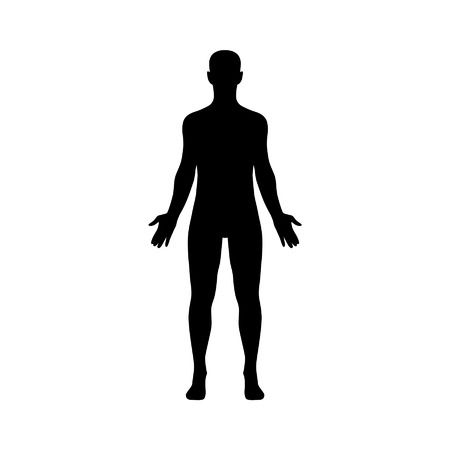
#> input picture images/shadow.jpg, 450 x 450 px
$ python polygon_division.py   (older library calls are emulated)
#> lines starting #> are read from the running program, lines starting #| are printed output that depends on the picture; after the words box and inside, x2 and y2 are one past the last pixel; in counts of white or black regions, pixels touching at a corner belong together
#> further down, src is the input picture: shape (450, 450, 3); min 0, max 255, mean 228.8
### lib/binarization.py
import cv2


# [4 lines left out: function to_binary_image, not called in this run]


def to_binary_inv_image(src, thresh=240):
#> called with thresh = 240
    gray = cv2.cvtColor(src, cv2.COLOR_BGR2GRAY)
    _, binary_inv = cv2.threshold(gray, thresh, 255, cv2.THRESH_BINARY_INV)
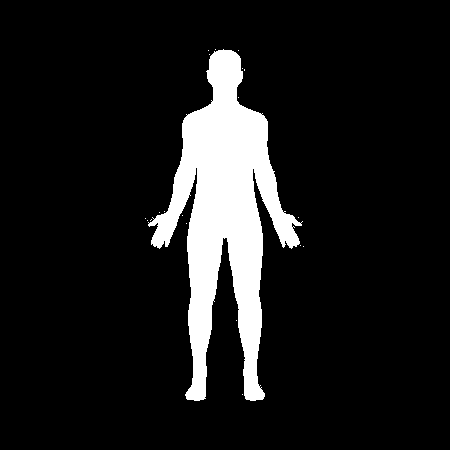
#> binary_inv: shape (450, 450); 10.7% white; 20 white regions (19 under 20 px)
    return binary_inv

### lib/contour.py
import cv2

from lib.binarization import to_binary_inv_image
import matplotlib.pyplot as plt


def find_human_contour(src, binary_thresh=240, maximum_inner_blob_area=1000):
    binary_inv = to_binary_inv_image(src, binary_thresh)
    binary_inv[-1, :] = 0
    # [4 lines of commented-out code are left out]
    _, contours, hierarchy = cv2.findContours(binary_inv, cv2.RETR_CCOMP, cv2.CHAIN_APPROX_SIMPLE)
#> contours = 20 contours, 19 with area under 20; largest, box (x1, y1, x2, y2) and area: (148, 49, 303, 401) 20882

    # print(hierarchy)

    hierarchy = hierarchy[0]

    max_index = -1
    max_area = 0
    human_contour = None

    for i, contour in enumerate(contours):
        # skip inner blobs
        if hierarchy[i][3] > -1:
            continue

        area = cv2.contourArea(contour)
        if max_area < area:
            max_index = i
            max_area = area
            human_contour = contour
#> this loop made 20 passes
#> (area, max_index, max_area) on pass 19: (20882, 18, 20882)
#> after the loop, human_contour = contour of 647 points, box (x1, y1, x2, y2) (148, 49, 303, 401), area 20882; max_area = 20882; max_index = 18

    # print(max_index)

    # skip blobs which include inner blobs
    if max_index == -1:
        return None

    # skip contours which include big inner blobs
    child_index = hierarchy[max_index][2]
#> child_index = -1
    while child_index > -1:
        if cv2.contourArea(contours[child_index]) > maximum_inner_blob_area:
            print("Too big inner blobs.")
            return None

        child_index = hierarchy[child_index][0]
#> this loop made 0 passes

    return human_contour


def draw_contour(img, contour):
    cv2.drawContours(img, [contour], 0, (0, 0, 255), 1)

### lib/triangulation.py
import cv2

from lib.draw import draw_triangle


class SimpleTriangulation:
    def __init__(self, img, human_contour):
        self.human_contour = human_contour
#> self.human_contour has the same summary as human_contour in find_human_contour

        subdivision = cv2.Subdiv2D((0, 0, img.shape[1], img.shape[0]))
        for j in range(len(human_contour)):
            subdivision.insert(tuple(human_contour[j][0]))
#> this loop made 1 pass

        self.triangle_list = subdivision.getTriangleList()

    # [13 lines left out: function draw_triangles, not called in this run]

### polygon_division.py
import sys

import cv2

from lib.contour import find_human_contour
from lib.triangulation import SimpleTriangulation

if __name__ == "__main__":
    src = cv2.imread("./images/shadow.jpg")
    dst = src.copy()
    human_contour = find_human_contour(src)
    if human_contour is None:
        print("Not a human contour has detected in the image.")
        sys.exit(0)

#> (the run stopped early here; a loop or call above may not have finished)

$ run again, with images/2018-11-05-22-49-19_1000.jpg copied over images/shadow.jpg
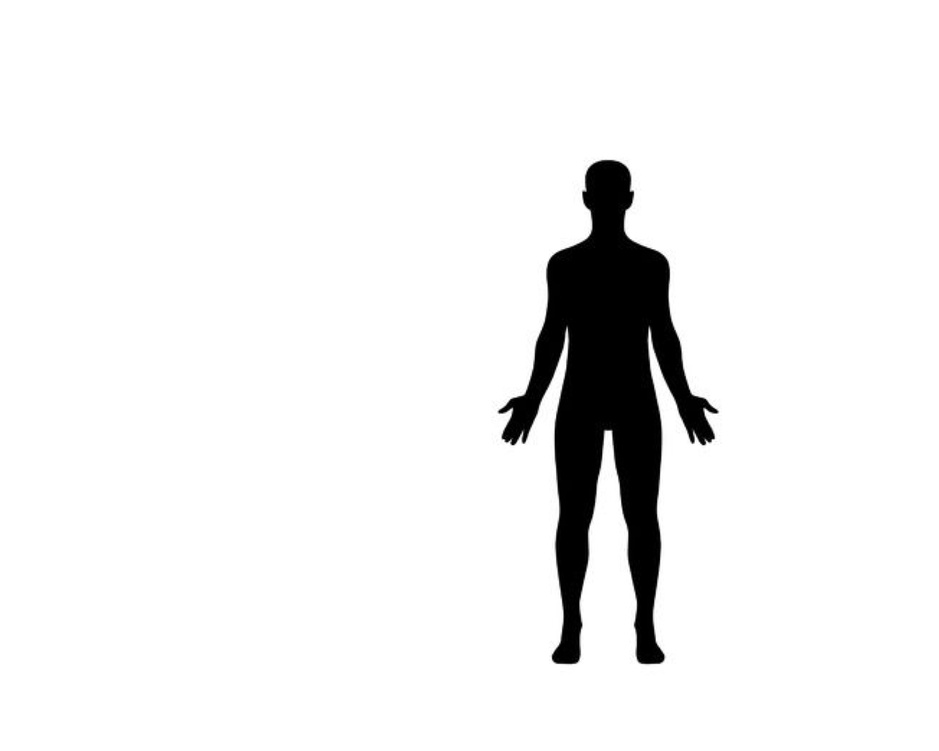
#> input picture images/2018-11-05-22-49-19_1000.jpg, 939 x 751 px, shrunk from 1280 x 1024 before the run
#> src is the input picture: shape (751, 939, 3); min 0, max 255, mean 239.4
#> in to_binary_inv_image, `_, binary_inv = cv2.threshold(gray, thresh, 255, cv2.THRESH_BINARY_INV)`:
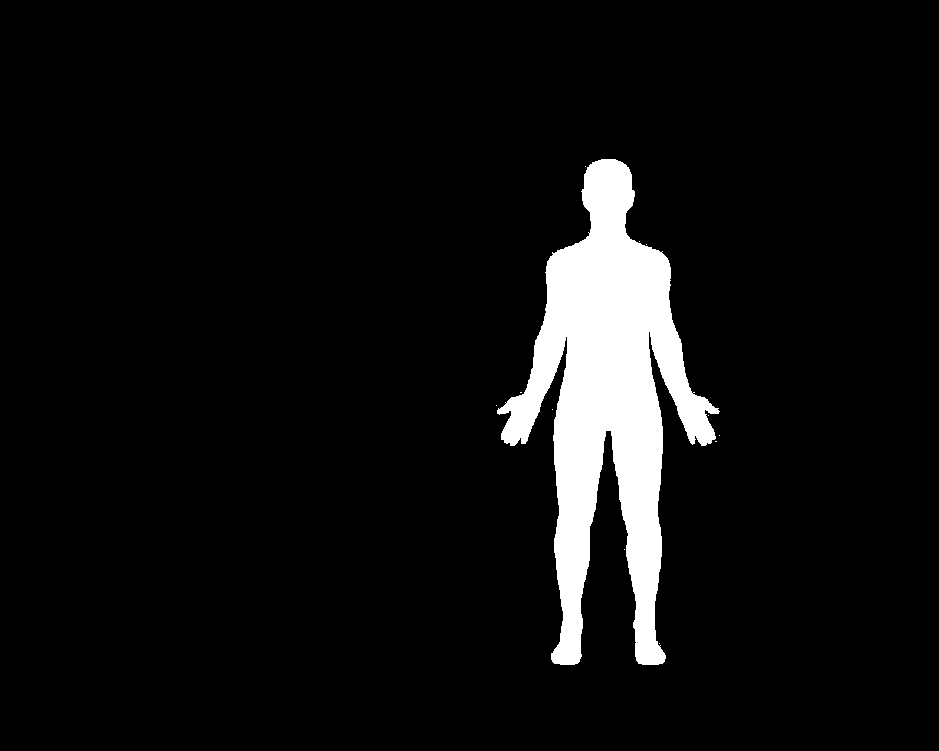
#> binary_inv: shape (751, 939); 6.5% white; 12 white regions (11 under 20 px)
#> contours = 12 contours, 11 with area under 20; largest, box (x1, y1, x2, y2) and area: (497, 159, 720, 665) 44606
#> the loop in find_human_contour, `for i, contour in enumerate(contours):` made 12 passes
#> (area, max_index, max_area) on pass 12: (44606.5, 11, 44606.5)
#> after the loop in find_human_contour, `for i, contour in enumerate(contours):`: human_contour = contour of 850 points, box (x1, y1, x2, y2) (497, 159, 720, 665), area 44606; max_area = 44606.5; max_index = 11
#> child_index = -1
#> self.human_contour has the same summary as human_contour in find_human_contour
#> the loop in __init__, `for j in range(len(human_contour)):` made 1 pass
